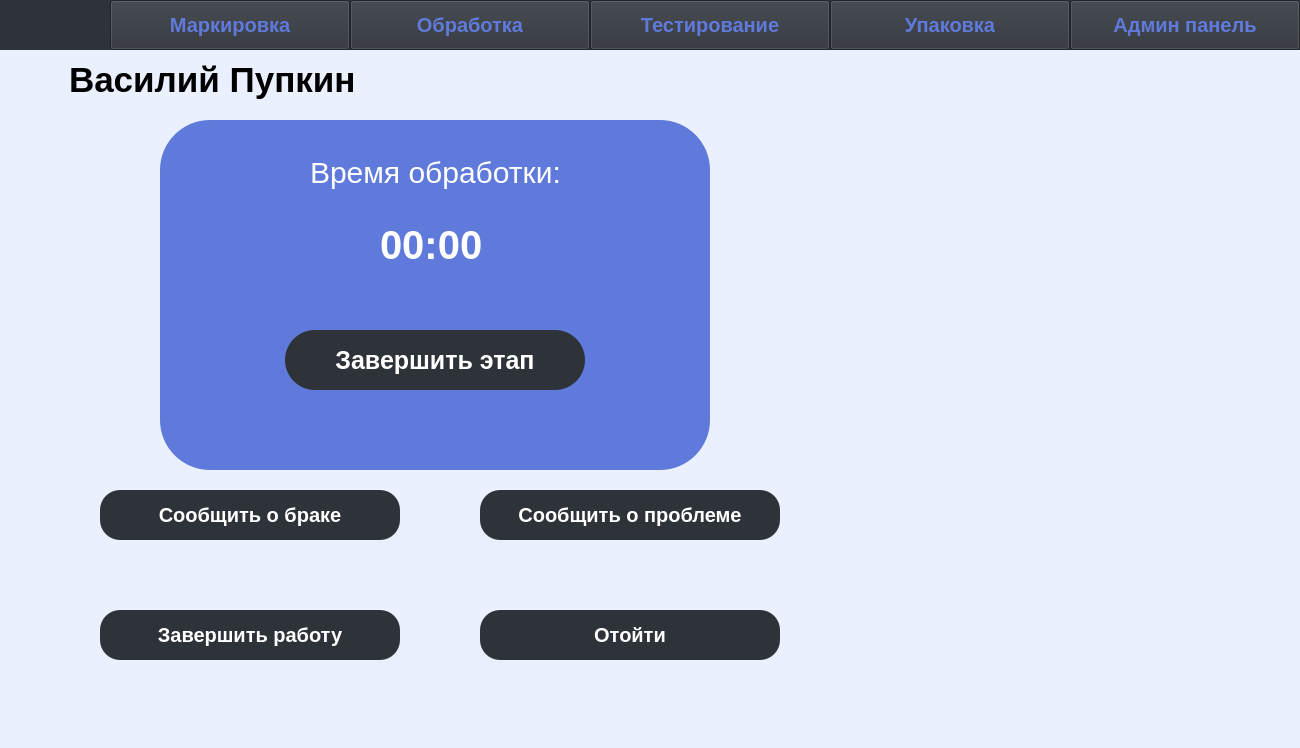
<?xml version="1.0" encoding="UTF-8"?>
<ui version="4.0">
 <class>MainWindow</class>
 <widget class="QMainWindow" name="MainWindow">
  <property name="geometry">
   <rect>
    <x>0</x>
    <y>0</y>
    <width>1300</width>
    <height>748</height>
   </rect>
  </property>
  <property name="windowTitle">
   <string>Work</string>
  </property>
  <widget class="QWidget" name="centralwidget">
   <widget class="QWidget" name="widget" native="true">
    <property name="geometry">
     <rect>
      <x>0</x>
      <y>0</y>
      <width>1300</width>
      <height>50</height>
     </rect>
    </property>
    <property name="styleSheet">
     <string notr="true">color: #5F7ADB;
font: 20px;
background-color: #2E3239;
font-weight: 700;
</string>
    </property>
    <widget class="QPushButton" name="pushButton_7">
     <property name="geometry">
      <rect>
       <x>110</x>
       <y>0</y>
       <width>240</width>
       <height>50</height>
      </rect>
     </property>
     <property name="text">
      <string>Маркировка</string>
     </property>
    </widget>
    <widget class="QPushButton" name="pushButton_2">
     <property name="geometry">
      <rect>
       <x>590</x>
       <y>0</y>
       <width>240</width>
       <height>50</height>
      </rect>
     </property>
     <property name="styleSheet">
      <string notr="true"/>
     </property>
     <property name="text">
      <string>Тестирование</string>
     </property>
    </widget>
    <widget class="QPushButton" name="pushButton_5">
     <property name="geometry">
      <rect>
       <x>830</x>
       <y>0</y>
       <width>240</width>
       <height>50</height>
      </rect>
     </property>
     <property name="text">
      <string>Упаковка</string>
     </property>
    </widget>
    <widget class="QPushButton" name="pushButton_8">
     <property name="geometry">
      <rect>
       <x>350</x>
       <y>0</y>
       <width>240</width>
       <height>50</height>
      </rect>
     </property>
     <property name="text">
      <string>Обработка</string>
     </property>
    </widget>
    <widget class="QWidget" name="widget_7" native="true">
     <property name="geometry">
      <rect>
       <x>0</x>
       <y>0</y>
       <width>110</width>
       <height>50</height>
      </rect>
     </property>
     <widget class="QLabel" name="label_9">
      <property name="geometry">
       <rect>
        <x>0</x>
        <y>0</y>
        <width>110</width>
        <height>50</height>
       </rect>
      </property>
      <property name="text">
       <string/>
      </property>
      <property name="pixmap">
       <pixmap>Метран.jpg</pixmap>
      </property>
     </widget>
    </widget>
    <widget class="QPushButton" name="pushButton_6">
     <property name="geometry">
      <rect>
       <x>1070</x>
       <y>0</y>
       <width>230</width>
       <height>50</height>
      </rect>
     </property>
     <property name="text">
      <string>Админ панель</string>
     </property>
    </widget>
   </widget>
   <widget class="QWidget" name="widget_2" native="true">
    <property name="geometry">
     <rect>
      <x>0</x>
      <y>50</y>
      <width>1300</width>
      <height>750</height>
     </rect>
    </property>
    <property name="styleSheet">
     <string notr="true">background-color: rgb(235, 240, 255);</string>
    </property>
    <widget class="QWidget" name="widget_4" native="true">
     <property name="geometry">
      <rect>
       <x>0</x>
       <y>0</y>
       <width>550</width>
       <height>70</height>
      </rect>
     </property>
     <widget class="QLabel" name="label_2">
      <property name="geometry">
       <rect>
        <x>50</x>
        <y>10</y>
        <width>450</width>
        <height>40</height>
       </rect>
      </property>
      <property name="styleSheet">
       <string notr="true">font: 35px;
padding-left: 10px;
font-weight: 600;
</string>
      </property>
      <property name="text">
       <string>Василий Пупкин</string>
      </property>
     </widget>
    </widget>
    <widget class="QWidget" name="widget_5" native="true">
     <property name="geometry">
      <rect>
       <x>160</x>
       <y>70</y>
       <width>550</width>
       <height>350</height>
      </rect>
     </property>
     <property name="styleSheet">
      <string notr="true">background-color: #5F7ADB;
color: rgb(255, 255, 255);
border-radius: 50px;</string>
     </property>
     <widget class="QLabel" name="label">
      <property name="geometry">
       <rect>
        <x>220</x>
        <y>100</y>
        <width>110</width>
        <height>50</height>
       </rect>
      </property>
      <property name="styleSheet">
       <string notr="true">font: 40px;
font-weight: 800;
text-align: center;</string>
      </property>
      <property name="text">
       <string>00:00</string>
      </property>
     </widget>
     <widget class="QLabel" name="label_3">
      <property name="geometry">
       <rect>
        <x>150</x>
        <y>30</y>
        <width>260</width>
        <height>45</height>
       </rect>
      </property>
      <property name="styleSheet">
       <string notr="true">font: 30px;
fonr-weight: 600px;</string>
      </property>
      <property name="text">
       <string>Время обработки:</string>
      </property>
     </widget>
     <widget class="QPushButton" name="pushButton">
      <property name="geometry">
       <rect>
        <x>125</x>
        <y>210</y>
        <width>300</width>
        <height>60</height>
       </rect>
      </property>
      <property name="styleSheet">
       <string notr="true">font: 25px;
font-weight: 600;
background-color: #2E3239;
border-radius: 30px;</string>
      </property>
      <property name="text">
       <string>Завершить этап</string>
      </property>
     </widget>
    </widget>
    <widget class="QPushButton" name="pushButton_3">
     <property name="geometry">
      <rect>
       <x>100</x>
       <y>440</y>
       <width>300</width>
       <height>50</height>
      </rect>
     </property>
     <property name="styleSheet">
      <string notr="true">background-color: #2E3239;
color: rgb(255, 255, 255);
border-radius: 20px;
font: 20px;
font-weight: 700;</string>
     </property>
     <property name="text">
      <string>Сообщить о браке</string>
     </property>
    </widget>
    <widget class="QPushButton" name="pushButton_4">
     <property name="geometry">
      <rect>
       <x>480</x>
       <y>440</y>
       <width>300</width>
       <height>50</height>
      </rect>
     </property>
     <property name="styleSheet">
      <string notr="true">background-color: #2E3239;
color: rgb(255, 255, 255);
border-radius: 20px;
font: 20px;
font-weight: 700;</string>
     </property>
     <property name="text">
      <string>Сообщить о проблеме</string>
     </property>
    </widget>
    <widget class="QPushButton" name="pushButton_9">
     <property name="geometry">
      <rect>
       <x>100</x>
       <y>560</y>
       <width>300</width>
       <height>50</height>
      </rect>
     </property>
     <property name="styleSheet">
      <string notr="true">background-color: #2E3239;
color: rgb(255, 255, 255);
border-radius: 20px;
font: 20px;
font-weight: 700;</string>
     </property>
     <property name="text">
      <string>Завершить работу</string>
     </property>
    </widget>
    <widget class="QPushButton" name="pushButton_10">
     <property name="geometry">
      <rect>
       <x>480</x>
       <y>560</y>
       <width>300</width>
       <height>50</height>
      </rect>
     </property>
     <property name="styleSheet">
      <string notr="true">background-color: #2E3239;
color: rgb(255, 255, 255);
border-radius: 20px;
font: 20px;
font-weight: 700;</string>
     </property>
     <property name="text">
      <string>Отойти</string>
     </property>
    </widget>
    <widget class="QWidget" name="widget_3" native="true">
     <property name="geometry">
      <rect>
       <x>780</x>
       <y>0</y>
       <width>520</width>
       <height>700</height>
      </rect>
     </property>
     <property name="styleSheet">
      <string notr="true">background-color: rgb(235, 240, 255);</string>
     </property>
    </widget>
   </widget>
  </widget>
 </widget>
 <resources/>
 <connections/>
</ui>
